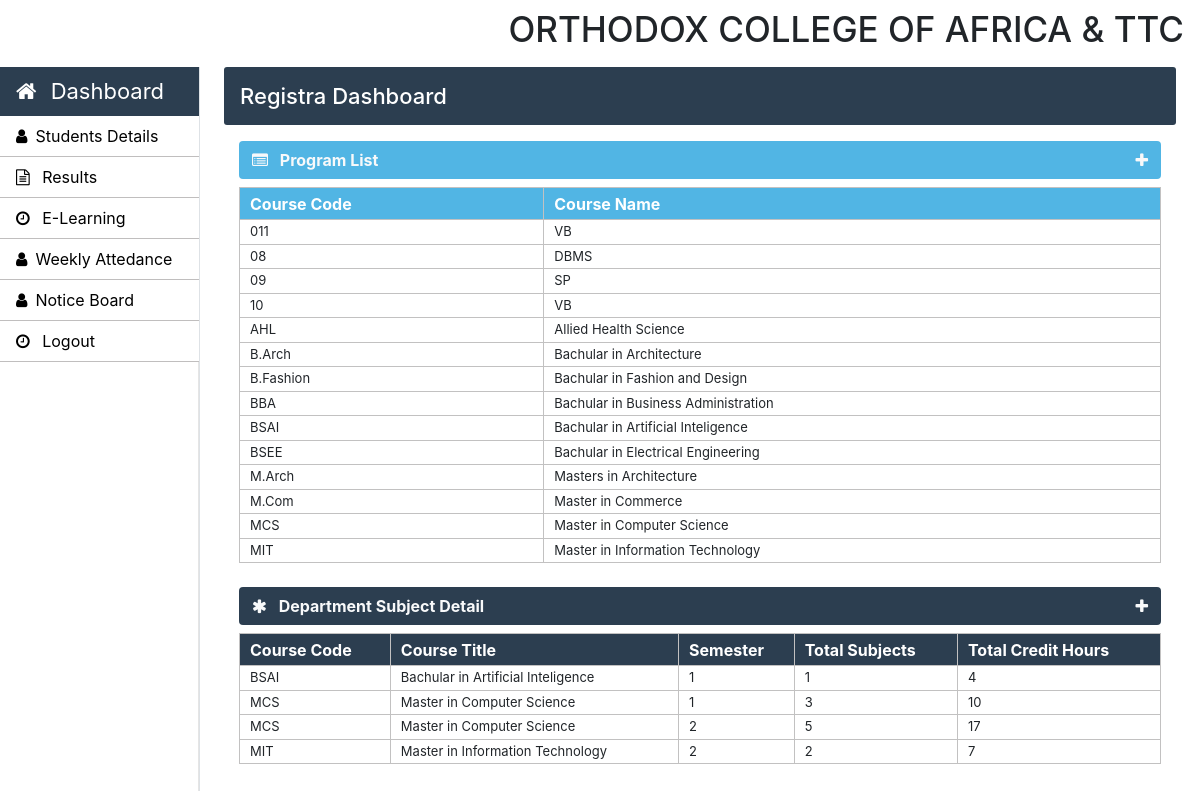
The app's page /pages/staff/registar/index.php with its own data.
### tables this page shows
CREATE TABLE `courses` (
  `course_code` varchar(10) NOT NULL,
  `course_name` varchar(50) NOT NULL,
  `semester_or_year` varchar(10) NOT NULL,
  `no_of_year` int(10) NOT NULL
);

### pages/staff/registar/index.php (the view, shortened to what this page needs)
<?php
		require('../../../db/connect.php');
	?>
<!DOCTYPE html>
<html>
  <!doctype html>
<html lang="en">
	<head>
      <link rel="stylesheet" type="text/css" href="../../css/bootstrap.min.css">
      <link rel="stylesheet" type="text/css" href="../../css/footer.css">
      <link rel="stylesheet" type="text/css" href="../../css/style.css">
    <link rel="stylesheet" href="https://stackpath.bootstrapcdn.com/font-awesome/4.7.0/css/font-awesome.min.css">
  </head>
  <body>
  	<nav id="nav" class="navbar ">
		<div id="title">
		  	<h1>ORTHODOX COLLEGE OF AFRICA & TTC</h1>
		</div>
	</nav>
    <nav id="sidebarMenu" class="">
			<div class="col-xl-2 col-lg-3 col-md-4 sidebar position-fixed border-right">
        <div class="sidebar-header">
          <div class="nav-item">
              <a class="nav-link text-white" href="index.php">
                  <i class="fa fa-home mr-2" aria-hidden="true"></i> Dashboard
              </a>
          </div>
        </div>
        <ul class="nav flex-column">
        	<li class="nav-item">
            <a class="nav-link" href="student.php">
              <i class="fa fa-user mr-2" aria-hidden="true"></i>Students Details
            </a>
		      </li>
          <li class="nav-item">
            <a class="nav-link" href="results.php">
              <i class="fa fa-file-text-o mr-2" aria-hidden="true"></i> Results
            </a>
          </li>
          <li class="nav-item">
            <a class="nav-link" href="elearning.php">
               <i class="fa fa-clock-o mr-2" aria-hidden="true"></i> E-Learning
            </a>
		  </li>
          <li class="nav-item">
            <a class="nav-link" href="attedance.php">
              <i class="fa fa-user mr-2" aria-hidden="true"></i>Weekly Attedance
            </a>
		      </li>
		      <li class="nav-item">
            <a class="nav-link" href="noticeboard.php">
              <i class="fa fa-user mr-2" aria-hidden="true"></i>Notice Board
            </a>
		      </li>
		  <li class="nav-item">
            <a class="nav-link" href="../index.html">
               <i class="fa fa-clock-o mr-2" aria-hidden="true"></i> Logout
            </a>
		  </li>
        </ul>
      </div>
    </nav>
		<main role="main" class="col-xl-10 col-lg-9 col-md-8 ml-sm-auto px-md-4 mb-2 w-100 page-content-index">
			<div class="flex-wrap flex-md-no-wrap pt-3 pb-2 mb-3 text-white admin-dashboard pl-3">
				<h4>Registra Dashboard </h4>
			</div>
				<div class="col-md-12 col-sm-12">
					<div>
						<section class="mt-3">
							<div class="btn btn-block table-two text-light d-flex">
								<span class="font-weight-bold"><i class="fa fa-list-alt mr-2" aria-hidden="true"></i> Program List</span>
								<a href="" class="ml-auto" data-toggle="collapse" data-target="#collapsetwo"><i class="fa fa-plus text-light" aria-hidden="true"></i></a>
							</div>
							<div class="collapse show mt-2" id="collapsetwo">
								<table class="w-100 table-elements table-two-tr"cellpadding="2">
									<tr class="pt-5 table-two text-white" style="height: 32px;">
										<th>Course Code</th>
										<th>Course Name</th>
									</tr>
									<?php
										$query="select course_name,course_code from courses";
										$run=mysqli_query($con,$query);
										while($row=mysqli_fetch_array($run)) { ?>
											<tr>
												<td><?php echo $row['course_code'] ?></td>
												<td><?php echo $row['course_name'] ?></td>
											</tr>
										<?php }
									?>
								</table>
							</div>
						</section>
					</div>
				</div>
				<div class="col-md-12">
					<div>
						<section class="mt-4">
							<div class="btn btn-block table-three text-light d-flex">
								<span class="font-weight-bold"><i class="fa fa-asterisk mr-2" aria-hidden="true"></i> Department Subject Detail</span>
								<a href="" class="ml-auto" data-toggle="collapse" data-target="#collapsethree"><i class="fa fa-plus text-light" aria-hidden="true"></i></a>
							</div>
							<div class="collapse show mt-2" id="collapsethree">
								<table class="w-100 table-elements table-three-tr"cellpadding="2">
									<tr class="pt-5 table-three text-white" style="height: 32px;">
										<th>Course Code</th>
										<th>Course Title</th>
										<th>Semester</th>
										<th>Total Subjects</th>
										<th>Total Credit Hours</th>
									</tr>
								<?php
										$query="select course_code,course_name,semester,count(subject_code) as subject_code,sum(credit_hours) as credit_hours from course_subjects join courses using(course_code) group by course_code, semester";
										$run=mysqli_query($con,$query);
										while($row=mysqli_fetch_array($run)) {
											echo "<tr>";
											echo "<td>".$row["course_code"]."</td>";
											echo "<td>".$row["course_name"]."</td>";
											echo "<td>".$row["semester"]."</td>";
											echo "<td>".$row["subject_code"]."</td>";
											echo "<td>".$row["credit_hours"]."</td>";
											echo "</tr>";
										}
									?>
								</table>
							</div>
						</section>
					</div>
				</div>
		</main>
</body>
</html>

### pages/css/style.css (style rules this page uses)
h1 { font-size: 35px; }
h4 { font-size: 22px; }
.sidebar { padding: 0; margin-top: 1px; height: 100%; box-shadow: inset -1px 0 0 rgba(0, 0, 0, .1); background-color: #fff; }
.sidebar-header { background: #2c3e50; font-size: 22px !important; }
.sidebar ul { background-color: #ffffff; }
.sidebar ul li { border-bottom: 1px solid rgb(192, 190, 190); }
.sidebar ul li a { font-size: 16px !important; color: black; }
.admin-dashboard { margin-top: 1px !important; background: #2c3e50 !important; border-radius: 3px; }
.table-elements tr, td, th { font-size: 13px; border: 1px solid rgb(194, 193, 193); padding-left: 10px !important; }
.table-two { background: #51b5e4; }
.table-three { background: #2c3e50 !important; }
.table-font-for-transcript td, th { font-size: 16px !important; }

### records on screen
courses: course_code "011", course_name "VB"
courses: course_code "08", course_name "DBMS"
courses: course_code "09", course_name "SP"
courses: course_code "10", course_name "VB"
courses: course_code "AHL", course_name "Allied Health Science"
courses: course_code "B.Arch", course_name "Bachular in Architecture"
courses: course_code "B.Fashion", course_name "Bachular in Fashion and Design"
courses: course_code "BBA", course_name "Bachular in Business Administration"
courses: course_code "BSAI", course_name "Bachular in Artificial Inteligence"
courses: course_code "BSEE", course_name "Bachular in Electrical Engineering"
courses: course_code "M.Arch", course_name "Masters in Architecture"
courses: course_code "M.Com", course_name "Master in Commerce"
courses: course_code "MCS", course_name "Master in Computer Science"
courses: course_code "MIT", course_name "Master in Information Technology"

### other values on screen
$row["course_code"] "BSAI"
$row["course_name"] "Bachular in Artificial Inteligence"
$row["semester"] "1"
$row["subject_code"] "1"
$row["credit_hours"] "4"
$row["course_code"] "MCS"
$row["course_name"] "Master in Computer Science"
$row["subject_code"] "3"
$row["credit_hours"] "10"
$row["semester"] "2"
$row["subject_code"] "5"
$row["credit_hours"] "17"
$row["course_code"] "MIT"
$row["course_name"] "Master in Information Technology"
$row["subject_code"] "2"
